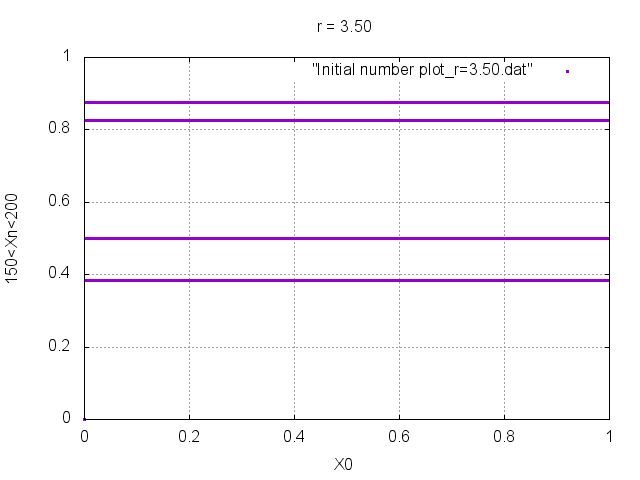

Write gnuplot code to recreate this figure.
set grid
set title "r = 3.50"
set xrange [0:1]
set yrange [0:1]
set xlabel "X0"
set ylabel "150<Xn<200"
plot "Initial number plot_r=3.50.dat"with points pt 5 ps 0.2
pause 2
set terminal png
set output "Initial number plot_r=3.50.png"
replot
set terminal x11
